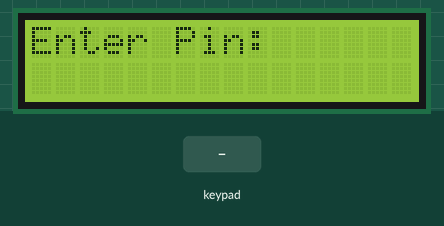
The sketch below on a simulated Arduino Uno, built with avr-gcc and run on an emulated ATmega328P. On the bench: 16×2 character LCD. The inputs (shaded band) are chosen by the test bench.

Above: at 1.2 s.
1.3 s: keypad keys 1 2 3 4 A pressed 0.4 s apart
At 3.6 s:
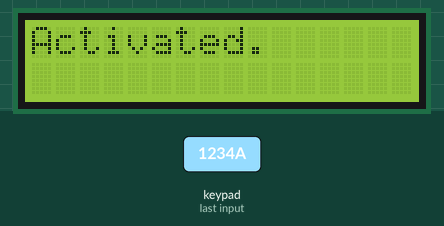
5.4 s: key 'D' pressed
At 6.2 s:
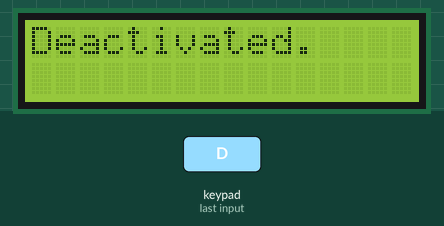
7.9 s: keypad keys 1 2 3 4 pressed 0.4 s apart
At 9.1 s:
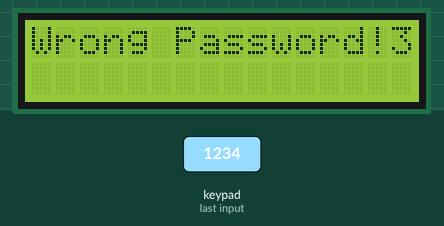
Timing chart, 0 to 10.9 s (numbered marks = the images above; inputs shaded):
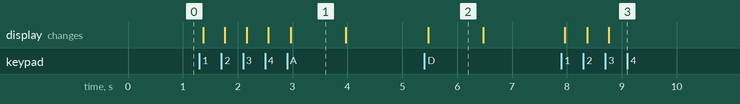

Measured:
- after the input at 1.3 s, the display: first changes after 0.07 s (image 1 shows a later state)
- after the input at 5.4 s, the display: changes after 0.07 s (image 2)
- after the input at 7.9 s, the display: first changes after 0.07 s (image 3 shows a later state)
- what the display in image 1 shows lasts 1.0 s, from 3.0 s to 4.0 s

The sketch:

keypad_lock.ino
```cpp
#include "LiquidCrystal.h"
LiquidCrystal lcd(8, 9, 10, 11, 12, 13);
char newPasswordString; //hold the new password
char newPassword[4]; //character string of newPasswordString

#include "Password.h"
Password password = Password("1234");
byte maxPasswordLength = 6;
byte currentPasswordLength = 0;


#include "Keypad.h"
const byte ROWS = 4; //four rows
const byte COLS = 4; //four columns
char keys[ROWS][COLS] =
{
  {'1', '2', '3', 'A'},
  {'4', '5', '6', 'B'},
  {'7', '8', '9', 'C'},
  {'*', '0', '#', 'D'}
};
byte rowPins[ROWS] = {0, 1, 2, 3}; //Rows 0 to 4
byte colPins[COLS] = {4, 5, 6, 7}; //Columns 0 to 4
int count = 0;
Keypad keypad = Keypad( makeKeymap(keys), rowPins, colPins, ROWS, COLS );

void setup()
{
  lcd.begin(16, 2);
  mainScreen();
}

void loop()
{
  char key = keypad.getKey();
  if (key != NO_KEY)
  {
    delay(60);
    switch (key)
    {
      case 'A': activate(); break;
      case 'B': break;
      case 'C': break;
      case 'D': deactivate(); break;
      case '#':  break;
      case '*': break;
      default: processNumberKey(key);
    }
  }
}

void processNumberKey(char key)
{
  lcd.print(key);
  currentPasswordLength++;
  password.append(key);
  if (currentPasswordLength == maxPasswordLength)
  {
    activate();
  }
}
void activate()
{
  if (password.evaluate())
  {
    lcd.clear();
    lcd.print("Activated.");
    delay(1000);
    mainScreen();
  }
  else
  {
    lcd.clear();
    lcd.print("Wrong Password!");
  }
}

void deactivate()
{
  if (password.evaluate())
  {
    lcd.clear();
    lcd.print("Deactivated.");
    delay(1000);
    mainScreen();
  }
  else
  {
    lcd.clear();
    lcd.print("Wrong Password!");
    delay(1000);
    mainScreen();
  }
}

void mainScreen()
{
  lcd.clear();
  lcd.print("Enter Pin:");
  keypad.getKey();
}
```
